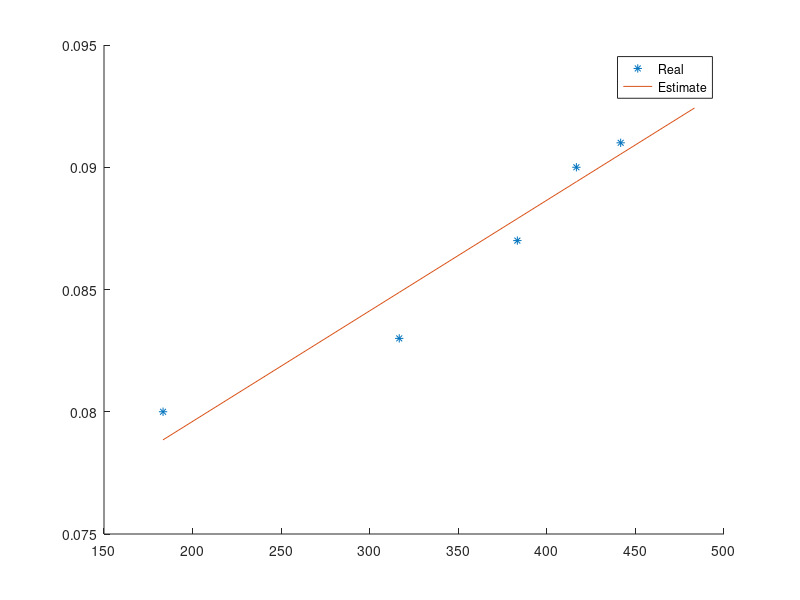

MATLAB code to generate this figure:
%% ESE 4481 Homework 3
% By Will Wu
clear, clc, close all

%% Constant Declaration:
m = 0.068;
Jxx = 0.69e-4;
Jyy = 0.775e-4;
Jzz = 1.5e-4;
g = 9.8;

J = [Jxx 0 0; 0 Jyy 0; 0 0 Jzz];

F_b = zeros;
M_b = zeros;

x_dist = 0.047625; % prop to com x distance
y_dist = 0.047625; % prop to com y distance, in meters

prop_mass = 0.001; % in kg
prop_diam = 0.066; % meters
max_rpm = 29000; % rpm
max_rev = max_rpm/60;

air_density = 1.225; % kg/m^3
c_p = 0.041; % power coefficient, assume flat, constant coeff of power

%% Curve fit estimating thrust coefficient
rev = [11000 19000 23000 25000 26500 29000]'/60;
c_t = [0.08 0.083 0.087 0.09 0.091 0.093]';

% regressor matrix
regressor = cat(2, ones(size(rev)), rev);
k_estimate = inv(regressor' * regressor) * regressor' * c_t;
offset = k_estimate(1);
slope = k_estimate(2);

residual = norm(c_t - regressor*k_estimate);
residual_cons = norm(c_t - 0.087*ones(size(c_t)));

% examine error
figure, hold on;
plot(rev, c_t, '*');
plot(rev, regressor*k_estimate);
legend('Real', 'Estimate');

%% 